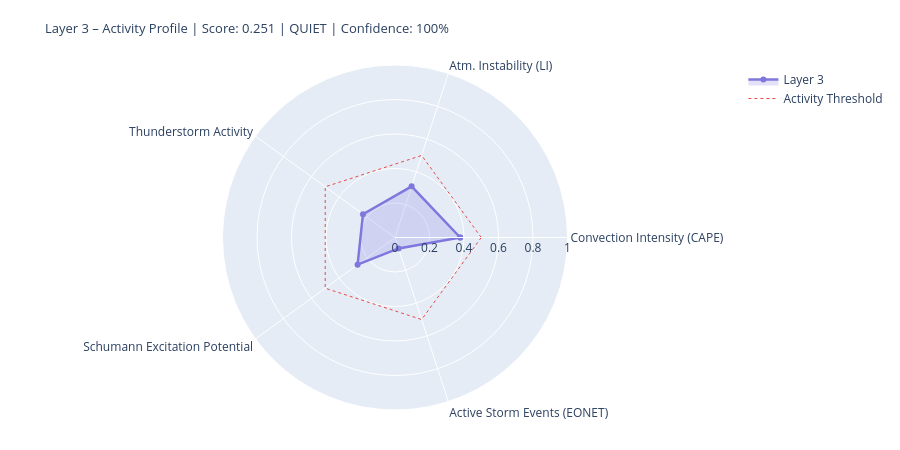

The cell this chart's notebook holds for it:
### Markdown cell above
---
## 4. State Assessment & Handoff to Layer 4/5

### Code cell
# ============================================================
# LAYER-3-SCORE
# Five dynamic components
# ============================================================

def norm(v, lo, hi):
    if v is None or (isinstance(v, float) and math.isnan(v)): return None
    return round(max(0.0, min(1.0, (v - lo) / (hi - lo))), 4)

# --- 1) Convection intensity (global CAPE mean) ---
cape_mean = df_atm['cape'].dropna().mean() if not df_atm.empty else None
conv_score = norm(cape_mean, 0, 3000)
conv_src   = 'primary' if cape_mean is not None else 'missing'

# --- 2) Atmospheric instability (LI mean) ---
li_mean   = df_atm['li'].dropna().mean() if not df_atm.empty else None
# Negative LI = unstable → higher score
instab_score = norm(-li_mean if li_mean is not None else None, -6, 6)
instab_src   = 'primary' if li_mean is not None else 'missing'

# --- 3) Thunderstorm activity (mean thunder score + WMO count) ---
thunder_mean = df_atm['thunder_score'].mean() if not df_atm.empty else None
n_thunder    = int(df_atm['thunderstorm'].sum()) if not df_atm.empty else 0
thunder_score_val = norm(
    (thunder_mean or 0) * 0.7 + n_thunder * 0.1, 0, 1.0
) if thunder_mean is not None else None
thunder_src = 'primary'

# --- 4) Schumann excitation potential (weighted Schumann contribution) ---
schumann_pot = df_atm['schumann_contribution'].mean() if not df_atm.empty else None
# Boosted by Layer-2 thunderstorm trigger
if schumann_pot is not None and l2_thunder:
    schumann_pot = min(1.0, schumann_pot * 1.2)
schumann_score = norm(schumann_pot, 0, 1.0) if schumann_pot is not None else None
schumann_src   = 'derived'

# --- 5) Storm activity (NASA EONET) ---
# Distinction: None = data not loaded, 0.0 = loaded but no events
storm_score = None
storm_src   = 'missing'
if raw.get('storms') is not None:          # API reached successfully
    storm_score = norm(len(storm_events), 0, 30) if storm_events else 0.0
    storm_src   = 'primary'

# X-Ray and Kp: context only, not in dynamic score
# (X-Ray = Layer-0/4 driver; Kp = geomagnetic index, not a lightning proxy)
xray_context = None
if raw.get('xray'):
    df_xc = pd.DataFrame(raw['xray'])
    fc = next((c for c in df_xc.columns
               if any(k in c.lower() for k in ['flux','long']) and 'time' not in c.lower()),
              df_xc.columns[1])
    df_xc[fc] = pd.to_numeric(df_xc[fc], errors='coerce')
    xray_last = df_xc[fc].dropna().iloc[-1] if not df_xc[fc].dropna().empty else None
    if xray_last:
        xray_class = ('X' if xray_last>=1e-4 else 'M' if xray_last>=1e-5
                      else 'C' if xray_last>=1e-6 else 'B')
        xray_context = {'flux': float(xray_last), 'class': xray_class}
        print(f'X-Ray context: {xray_class}-class ({xray_last:.2e} W/m²)')

# --- Aggregate ---
COMPONENTS = {
    'Convection Intensity (CAPE)':  {'score': conv_score,       'source': conv_src,    'dynamic': True},
    'Atm. Instability (LI)':         {'score': instab_score,     'source': instab_src,  'dynamic': True},
    'Thunderstorm Activity':              {'score': thunder_score_val, 'source': thunder_src, 'dynamic': True},
    'Schumann Excitation Potential':   {'score': schumann_score,   'source': schumann_src,'dynamic': True},
    'Active Storm Events (EONET)': {'score': storm_score,      'source': storm_src,   'dynamic': True},
}

available   = {k: v['score'] for k, v in COMPONENTS.items() if v['score'] is not None}
unavailable = [k for k, v in COMPONENTS.items() if v['score'] is None]
layer3_score = round(sum(available.values()) / len(available), 4) if available else None
confidence   = round(len(available) / len(COMPONENTS), 2)
level = ('unknown' if layer3_score is None
         else 'quiet'   if layer3_score < 0.3
         else 'moderate' if layer3_score < 0.6
         else 'active')
dominant_l3 = max(available, key=available.get) if available else 'none'

# --- Ausgabe ---
W = 68
print('=' * W)
print('LAYER 3 – ATMOSPHERE / WEATHER / THUNDERSTORMS – STATE ASSESSMENT')
print('=' * W)
for name, comp in COMPONENTS.items():
    s = comp['score']
    if s is not None:
        bar = '█' * int(s * 20) + '░' * (20 - int(s * 20))
        print(f'  {name:<36} {bar}  {s:.3f}  [{comp["source"]}]')
    else:
        print(f'  {name:<36} {"─" * 20}  n/a   [missing]')
print('-' * W)
print(f'  Score:        {layer3_score:.3f}  ({len(available)}/{len(COMPONENTS)} components)')
print(f'  Confidence:   {confidence:.0%}')
print(f'  Level:        {level.upper()}')
print(f'  Dominant:     {dominant_l3}')
print(f'  CAPE mean:    {cape_mean:.0f} J/kg' if cape_mean else '  CAPE mean:    n/a')
print(f'  LI mean:      {li_mean:.1f} K' if li_mean is not None else '  LI mean:      n/a')
print(f'  Thunderstorms:{n_thunder} points (WMO)  +  {len(storm_events)} NASA EONET')
print('=' * W)

# Radar
cats   = list(available.keys())
vals_r = list(available.values())
if len(cats) >= 3:
    fig = go.Figure()
    fig.add_trace(go.Scatterpolar(
        r=vals_r + [vals_r[0]], theta=cats + [cats[0]],
        fill='toself', fillcolor='rgba(127,119,221,0.22)',
        line=dict(color='#7F77DD', width=2.5), name='Layer 3'
    ))
    fig.add_trace(go.Scatterpolar(
        r=[0.5] * (len(cats)+1), theta=cats + [cats[0]],
        line=dict(color='#E24B4A', dash='dot', width=1),
        mode='lines', name='Activity Threshold'
    ))
    fig.update_layout(
        title=dict(
            text=f'Layer 3 – Activity Profile | Score: {layer3_score:.3f} | {level.upper()} | Confidence: {confidence:.0%}',
            font=dict(size=13)
        ),
        polar=dict(radialaxis=dict(visible=True, range=[0, 1])),
        height=450, showlegend=True,
        margin=dict(l=60, r=60, t=65, b=40)
    )
    fig.show()

### Figure 1 — Plotly figure (JSON) as saved in the notebook; plotly's stock layout.template omitted (floating-point values rounded to 4 significant figures)
{"data": [{"fill": "toself", "fillcolor": "rgba(127,119,221,0.22)", "line": {"color": "#7F77DD", "width": 2.5}, "name": "Layer 3", "r": [0.378, 0.3117, 0.2295, 0.2682, 0.0667, 0.378], "theta": ["Convection Intensity (CAPE)", "Atm. Instability (LI)", "Thunderstorm Activity", "Schumann Excitation Potential", "Active Storm Events (EONET)", "Convection Intensity (CAPE)"], "type": "scatterpolar"}, {"line": {"color": "#E24B4A", "dash": "dot", "width": 1}, "mode": "lines", "name": "Activity Threshold", "r": [0.5, 0.5, 0.5, 0.5, 0.5, 0.5], "theta": ["Convection Intensity (CAPE)", "Atm. Instability (LI)", "Thunderstorm Activity", "Schumann Excitation Potential", "Active Storm Events (EONET)", "Convection Intensity (CAPE)"], "type": "scatterpolar"}], "layout": {"height": 450, "margin": {"b": 40, "l": 60, "r": 60, "t": 65}, "polar": {"radialaxis": {"range": [0, 1], "visible": true}}, "showlegend": true, "title": {"font": {"size": 13}, "text": "Layer 3 – Activity Profile | Score: 0.251 | QUIET | Confidence: 100%"}}}
